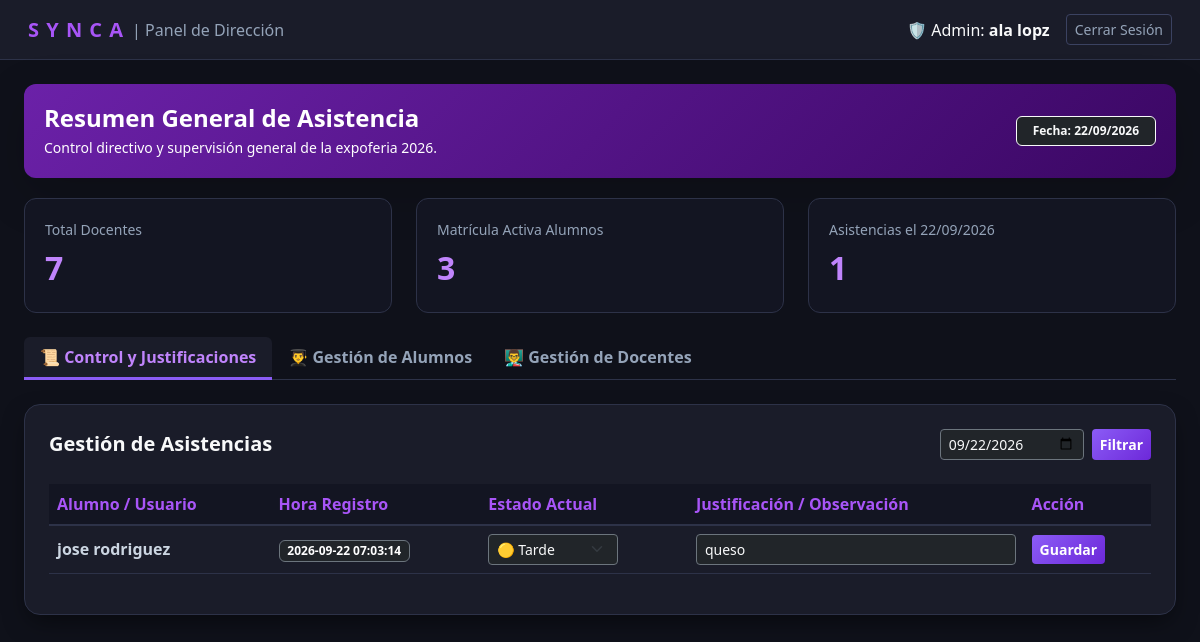
The app's page /panel_admin.php (signed in) with its own data.
### tables this page shows
CREATE TABLE `asistencia` (
  `id_asistencia` int(11) NOT NULL,
  `id_estudiante` int(11) NOT NULL,
  `id_clase` int(11) NOT NULL,
  `hora_registro` datetime NOT NULL,
  `id_profesor` int(11) DEFAULT NULL,
  `fecha_registro` date DEFAULT NULL,
  `observacion` varchar(255) DEFAULT NULL,
  `estado` varchar(30) DEFAULT 'A tiempo'
);

### panel_admin.php (the view, shortened to what this page needs)
<?php
require_once 'conexion.php';
$nombre_admin = $_SESSION['nombre'] ?? 'Director General';
$pestana_activa = $_REQUEST['tab'] ?? 'asistencias';
$fecha_filtro = $_REQUEST['fecha'] ?? date('Y-m-d');
try {
    $stmtHoy = $conexion->prepare("SELECT COUNT(*) FROM asistencia WHERE DATE(fecha_registro) = ?");
    $stmtHoy->execute([$fecha_filtro]);
    $totalAsistenciasHoy = $stmtHoy->fetchColumn();
} catch (PDOException $e) {
    $totalProfesores = $totalAlumnos = $totalAsistenciasHoy = 0;
}
try {
    $sqlAsistencias = "SELECT
                        a.id_asistencia,
                        COALESCE(e.nombre, p.nombre, 'Usuario') AS nombre,
                        COALESCE(e.apellido, p.apellido, '') AS apellido,
                        a.hora_registro,
                        COALESCE(NULLIF(a.estado, ''), 'A tiempo') AS estado,
                        COALESCE(a.observacion, '') AS observacion
                       FROM asistencia a
                       LEFT JOIN estudiante e ON a.id_estudiante = e.id_estudiante
                       LEFT JOIN profesor p ON a.id_profesor = p.id_profesor
                       WHERE DATE(a.fecha_registro) = ?
                       ORDER BY a.id_asistencia DESC";
    $stmtAsis = $conexion->prepare($sqlAsistencias);
    $stmtAsis->execute([$fecha_filtro]);
    $listaAsistencias = $stmtAsis->fetchAll(PDO::FETCH_ASSOC);
} catch (PDOException $e) {
    $listaAsistencias = [];
}
try {
    $stmtAlumnos = $conexion->query("SELECT * FROM estudiante ORDER BY nombre ASC");
    $listaAlumnos = $stmtAlumnos->fetchAll(PDO::FETCH_ASSOC);
} catch (PDOException $e) {
    $listaAlumnos = [];
}
try {
    $stmtProf = $conexion->query("SELECT * FROM profesor ORDER BY nombre ASC");
    $listaProfesores = $stmtProf->fetchAll(PDO::FETCH_ASSOC);
} catch (PDOException $ex) {
    try {
        $stmtProf = $conexion->query("SELECT id_docente AS id_profesor, nombre, apellido, usuario FROM docentes ORDER BY nombre ASC");
        $listaProfesores = $stmtProf->fetchAll(PDO::FETCH_ASSOC);
    } catch (PDOException $e) {
        $listaProfesores = [];
    }
}
?>
<!DOCTYPE html>
<html lang="es">
<head>
    <link href="https://cdn.jsdelivr.net/npm/bootstrap@5.3.0/dist/css/bootstrap.min.css" rel="stylesheet">
</head>
<body>
    <nav class="navbar-admin d-flex justify-content-between align-items-center">
        <div class="d-flex align-items-center gap-2">
            <span class="brand-logo">S Y N C A</span>
            <span class="text-subtle fs-6">| Panel de Dirección</span>
        </div>
        <div class="d-flex align-items-center gap-3">
            <span class="text-light">🛡️ Admin: <b><?= htmlspecialchars($nombre_admin) ?></b></span>
            <a href="logout.php" class="btn btn-sm btn-outline-custom">Cerrar Sesión</a>
        </div>
    </nav>
    <div class="container-fluid py-4 px-4">
        <div class="banner-purple d-flex justify-content-between align-items-center shadow-lg">
            <div>
                <h4 class="fw-bold mb-1">Resumen General de Asistencia</h4>
                <p class="mb-0 text-light-50 small">Control directivo y supervisión general de la expoferia 2026.</p>
            </div>
            <span class="badge bg-dark border border-light text-light px-3 py-2">Fecha: <?= date('d/m/Y', strtotime($fecha_filtro)) ?></span>
        </div>
        <div class="row g-4 mb-4">
            <div class="col-md-4">
                <div class="stat-card">
                    <span class="text-subtle small d-block mb-1">Total Docentes</span>
                    <span class="stat-number"><?= count($listaProfesores) ?></span>
                </div>
            </div>
            <div class="col-md-4">
                <div class="stat-card">
                    <span class="text-subtle small d-block mb-1">Matrícula Activa Alumnos</span>
                    <span class="stat-number"><?= count($listaAlumnos) ?></span>
                </div>
            </div>
            <div class="col-md-4">
                <div class="stat-card">
                    <span class="text-subtle small d-block mb-1">Asistencias el <?= date('d/m/Y', strtotime($fecha_filtro)) ?></span>
                    <span class="stat-number"><?= $totalAsistenciasHoy ?></span>
                </div>
            </div>
        </div>
        <ul class="nav nav-tabs mb-4">
            <li class="nav-item">
                <a class="nav-link <?= $pestana_activa === 'asistencias' ? 'active' : '' ?>" href="?tab=asistencias&fecha=<?= urlencode($fecha_filtro) ?>">📜 Control y Justificaciones</a>
            </li>
            <li class="nav-item">
                <a class="nav-link <?= $pestana_activa === 'alumnos' ? 'active' : '' ?>" href="?tab=alumnos">👨‍🎓 Gestión de Alumnos</a>
            </li>
            <li class="nav-item">
                <a class="nav-link <?= $pestana_activa === 'profesores' ? 'active' : '' ?>" href="?tab=profesores">👨‍🏫 Gestión de Docentes</a>
            </li>
        </ul>
        <?php if ($pestana_activa === 'asistencias'): ?>
        <div class="card card-custom p-4">
            <div class="d-flex justify-content-between align-items-center mb-4">
                <h5 class="fw-bold text-light mb-0">Gestión de Asistencias</h5>
                <form method="GET" class="d-flex gap-2">
                    <input type="date" name="fecha" class="form-control form-control-sm bg-dark text-light border-secondary" value="<?= htmlspecialchars($fecha_filtro) ?>">
                    <button type="submit" class="btn btn-purple btn-sm">Filtrar</button>
                </form>
            </div>
            <div class="table-responsive">
                <table class="table table-dark-custom align-middle">
                    <thead>
                        <tr>
                            <th>Alumno / Usuario</th>
                            <th>Hora Registro</th>
                            <th>Estado Actual</th>
                            <th>Justificación / Observación</th>
                            <th>Acción</th>
                        </tr>
                    </thead>
                    <tbody>
                        <?php if (empty($listaAsistencias)): ?>
                            <tr><td colspan="5" class="text-center py-4 text-subtle">No hay registros de asistencia para esta fecha.</td></tr>
                        <?php else: ?>
                            <?php foreach ($listaAsistencias as $row):
                                $estadoActual = trim($row['estado']);
                            ?>
                            <tr>
                                <td class="fw-semibold text-light"><?= htmlspecialchars($row['nombre'] . ' ' . $row['apellido']) ?></td>
                                <td><span class="badge bg-dark border border-secondary"><?= htmlspecialchars($row['hora_registro']) ?></span></td>
                                <form method="POST" action="?tab=asistencias&fecha=<?= urlencode($fecha_filtro) ?>">
                                    <td>
                                        <select name="estado" class="form-select form-select-sm bg-dark text-light border-secondary" style="width: 130px;">
                                            <option value="Tarde" <?= strtolower($estadoActual) === 'tarde' ? 'selected' : '' ?>>🟡 Tarde</option>
                                        </select>
                                    </td>
                                    <td>
                                        <input type="text" name="observacion" class="form-control form-control-sm bg-dark text-light border-secondary" placeholder="Escribir nota..." value="<?= htmlspecialchars($row['observacion']) ?>">
                                    </td>
                                    <td>
                                        <button type="submit" class="btn btn-purple btn-sm">Guardar</button>
                                    </td>
                                </form>
                            </tr>
                            <?php endforeach; ?>
                        <?php endif; ?>
                    </tbody>
                </table>
            </div>
        </div>
        <?php endif; ?>
    </div>
</body>
</html>

### panel_admin.php (style rules this page uses)
body { background-color: #0f111a; color: #e2e8f0; font-family: 'Segoe UI', system-ui, -apple-system, sans-serif; min-height: 100vh; }
.navbar-admin { background-color: #1a1c29; border-bottom: 1px solid #2d3248; padding: 14px 28px; }
.brand-logo { color: #a855f7; font-weight: 700; font-size: 1.25rem; letter-spacing: 1px; }
.card-custom { background-color: #1a1c29; border: 1px solid #2d3248; border-radius: 16px; box-shadow: 0 10px 25px -5px rgba(0, 0, 0, 0.5); }
.banner-purple { background: linear-gradient(135deg, #6b21a8 0%, #3b0764 100%); border-radius: 12px; padding: 20px; color: #ffffff; margin-bottom: 20px; }
.stat-card { background-color: #131522; border: 1px solid #2d3248; border-radius: 12px; padding: 20px; }
.stat-number { font-size: 2rem; font-weight: 700; color: #c084fc; }
.btn-purple { background: linear-gradient(135deg, #8b5cf6 0%, #6d28d9 100%); color: #ffffff; border: none; font-weight: 600; }
.btn-outline-custom { border: 1px solid #3b4261; color: #94a3b8; background: transparent; }
.table-dark-custom thead th { background-color: #131522 !important; color: #a855f7 !important; border-bottom: 2px solid #2d3248 !important; }
.table-dark-custom tbody td { background-color: transparent !important; color: #cbd5e1 !important; border-bottom: 1px solid #2d3248 !important; vertical-align: middle; }
.text-subtle { color: #94a3b8 !important; }
.nav-tabs { border-bottom: 1px solid #2d3248; }
.nav-tabs .nav-link { color: #94a3b8; border: none; font-weight: 600; }
.nav-tabs .nav-link.active { background-color: #1a1c29; color: #c084fc; border-bottom: 3px solid #8b5cf6; }

### records on screen
asistencia: apellido "jose rodriguez", hora_registro "2026-09-22 07:03:14", observacion "queso"

### other values on screen
$nombre_admin "ala lopz"
count($listaProfesores) "7"
count($listaAlumnos) "3"
$totalAsistenciasHoy "1"
